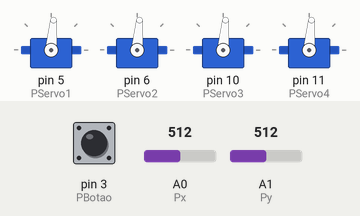
Recording of a sketch running on a simulated Arduino Uno, built with avr-gcc and run on an emulated ATmega328P. Shown: 4 × servo. The inputs (shaded band) are chosen by the test bench; at power-on: A0 (Px) = 512, A1 (Py) = 512, pin 3 (PBotao) HIGH.

Above: at 1.2 s.
1.3 s: A0 (Px) set to 533
At 1.97 s:
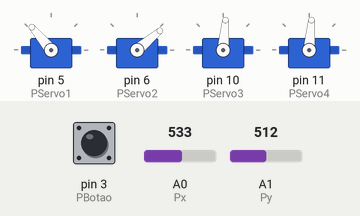
4.3 s: A0 (Px) set to 306
At 4.71 s:
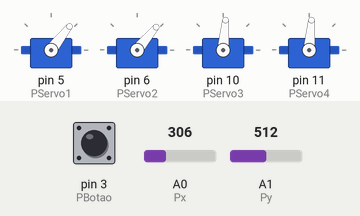
7.3 s: A0 (Px) set to 716
At 10.22 s:
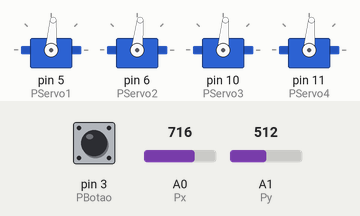
10.3 s: A0 (Px) set to 511
13.3 s: A1 (Py) set to 537
At 15.47 s:
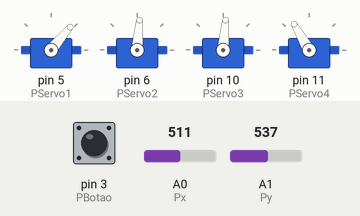
16.3 s: A1 (Py) set to 306
Timing chart, 0 to 22.2 s (numbered marks = the images above; inputs shaded):
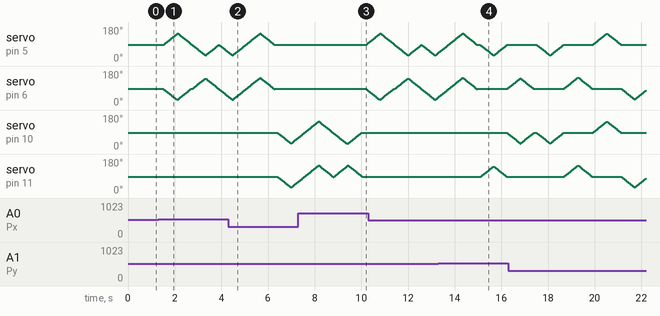

The sketch:

Dancante.ino
```cpp
  #include<Servo.h>

  int PServo1=5; //Definindo os pinos de saída PWM e os relacionando com servos
  int PServo2=6;
  int PServo3=10;
  int PServo4=11;
  int d = 10; //Delay entre cada movimento dos Servos
  int p1, p2, p3, p4; //Grau de inclinação de cada Servo
  int valx=0,valy=0,EstadoB=0; //Armazenamento dos dados da leitura das posições do Joystick
  int Px=A0,Py=A1,PBotao=3; //Atribuindo cada eixo do Joystick a sua respectiva porta

  Servo servo1; // Define os servos como objetos Servo
  Servo servo2;
  Servo servo3;
  Servo servo4;

  //Função de cada passo
  void passo1(){

    for(p3; p3>=30;p3--){
      servo3.write(p3);
      servo4.write(p4--);
      delay(d);
    }

    for(p3; p3<=85;p3++){
      servo3.write(p3);
      servo4.write(p4++);
      delay(d);
    }

    for(p3; p3<=145;p3++){
      servo3.write(p3);
      servo4.write(p4++);
      delay(d);
    }

    for(p3;p3>=85;p3--){
      servo3.write(p3);
      servo4.write(p4--);
      delay(d);
    }

    do{
      if(p3>=30 && p4<=145){
        servo3.write(p3--);
        servo4.write(p4++);
      } else if(p3<30 && p4<=145){
        servo4.write(p4++);
      } else if(p3>=30 && p4>145){
        servo3.write(p3--);
      }
      delay(d);
    }while(p3>=30 || p4<=145);

    do{
      if(p3<=85 && p4>=85){
        servo3.write(p3++);
        servo4.write(p4--);
      } else if(p3>85 && p4>=85){
        servo4.write(p4--);
      } else if(p3<=85 && p4<85){
        servo3.write(p3++);
      }
      delay(d);
    }while(p3<=85 || p4>=85);

    delay(d);
  }

 void passo2(){
    do{
      if(p1<=145 && p2>=30){
        servo1.write(p1++);
        servo2.write(p2--);
      } else if(p1>145 && p2>=30){
        servo2.write(p2--);
      } else if(p1<=145 && p2<30){
        servo1.write(p1++);
      }
      delay(d);
    }while(p1<=145 || p2>=30);

    do{
      if(p1>=85 && p2<=85){
        servo1.write(p1--);
        servo2.write(p2++);
      } else if(p1<85 && p2<=85){
        servo2.write(p2++);
      } else if(p1>=85 && p2>85){
        servo1.write(p1--);
      }
      delay(d);
    }while(p1>=85 || p2<=85);

    do{
      if(p2<=145 && p1>=30){
        servo2.write(p2++);
        servo1.write(p1--);
      } else if(p2>145 && p1>=30){
        servo1.write(p1--);
      } else if(p2<=145 && p2<30){
        servo2.write(p2++);
      } else {
        break;
      }
      delay(d);
    }while(p2<145 || p1>30);

    do{
      if(p2>=85 && p1<=85){
        servo2.write(p2--);
        servo1.write(p1++);
      } else if(p2<85 && p1<=85){
        servo1.write(p1++);
      } else if(p2>=85 && p1>85){
        servo2.write(p2--);
      }
      delay(d);
    }while(p2>=85 || p1<=85);

    for(p1;p1>=30;p1--){
      servo1.write(p1);
      servo2.write(p2--);
      delay(d);
    }

    for(p1;p1<=85;p1++){
      servo1.write(p1);
      servo2.write(p2++);
      delay(d);
    }

    for(p1;p1<=145;p1++){
      servo1.write(p1);
      servo2.write(p2++);
      delay(d);
    }

    for(p1;p1>=85;p1--){
      servo1.write(p1);
      servo2.write(p2--);
      delay(d);
    }
 }

 void passo3(){
    for(p1;p1>=30;p1--){
      servo1.write(p1);
      servo3.write(p3--);
      delay(d);
    }

    for(p1;p1<=85;p1++){
      servo1.write(p1);
      servo3.write(p3++);
      delay(d);
    }

    for(p2;p2<=145;p2++){
      servo2.write(p2);
      servo4.write(p4++);
      delay(d);
    }

    for(p2;p2>=85;p2--){
      servo2.write(p2);
      servo4.write(p4--);
      delay(d);
    }

    for(p1;p1<=145;p1++){
      servo1.write(p1);
      servo3.write(p3++);
      delay(d);
    }

    for(p1;p1>=85;p1--){
      servo1.write(p1);
      servo3.write(p3--);
      delay(d);
    }

    for(p2;p2>=30;p2--){
      servo2.write(p2);
      servo4.write(p4--);
      delay(d);
    }

    for(p2;p2<=85;p2++){
      servo2.write(p2);
      servo4.write(p4++);
      delay(d);
    }
 }

 void passo4(){
    do{
      if(p1>=30 && p4<=145){
        servo1.write(p1--);
        servo4.write(p4++);
      } else if(p1<30 && p4<=145){
        servo4.write(p4++);
      } else if(p1>=30 && p4>145){
        servo1.write(p1--);
      }
      delay(d);
    }while(p1>=30 && p4<=145);

    do{
      if(p1<=85 && p4>=85){
        servo1.write(p1++);
        servo4.write(p4--);
      } else if(p1>85 && p4>=85){
        servo4.write(p4--);
      } else if(p1<=85 && p4<85){
        servo1.write(p1++);
      }
      delay(d);
    }while(p1<=85 && p4>=85);

    do{
      if(p2<=145 && p3>=30){
        servo2.write(p2++);
        servo3.write(p3--);
      } else if(p2>145 && p3>=30){
        servo3.write(p3--);
      } else if(p2<=145 && p3<30){
        servo2.write(p2++);
      }
      delay(d);
    }while(p2<=145 && p3>=30);

    do{
      if(p2>=85 && p3<=85){
        servo2.write(p2--);
        servo3.write(p3++);
      } else if(p2<85 && p3<=85){
        servo3.write(p3++);
      } else if(p2>=85 && p3>85){
        servo2.write(p2--);
      }
      delay(d);
    }while(p2>=85 && p3<=85);
 }

 void lp5(Servo servo, int del){ //Função que será executada para cada servo no passo5.
    servo.write(145);
    delay(del);
    servo.write(85);
    delay(del);
    servo.write(30);
    delay(del);
    servo.write(85);
    delay(del);
 }

 void passo5(){
    lp5(servo1, 600); //Chamando a função lp5 para cada servo.
    lp5(servo2, 600);
    lp5(servo3, 600);
    lp5(servo4, 600);
 }


void setup() {
  Serial.begin(9600); //Iniciando a Interface Serial

  servo1.attach(PServo1); // relaciona cada servo com seu respectivo pino digital
  servo2.attach(PServo2);
  servo3.attach(PServo3);
  servo4.attach(PServo4);

}

void loop() {
    p1 = 85; //Definindo a inclinação inicial de cada servo, em graus.
    p2 = 85;
    p3 = 85;
    p4 = 85;
    servo1.write(p1); //Atribuindo a cada servo sua inclinação inicial.
    servo2.write(p2);
    servo3.write(p3);
    servo4.write(p4);
    valx = analogRead(Px); //Leitura de cada eixo do Joystick
    valy = analogRead(Py);
    EstadoB=digitalRead(PBotao);
    delay(125);
    valx=map(valx,0,1023,0,255); //Transformando o valor lido de cada eixo (0-1023) para um valor no raio de 0-255
    valy=map(valy,0,1023,0,255);
  if(valx<120 && valy>120 && valy <130){ //Verificando a posição de cada eixo do Joystick para que seja realizado seu respectivo passo
    passo1();
  } else if(valx>130 && valy>120 && valy<130){
    passo2();
  } else if(valy<120 && valx>120 && valx<130){
    passo3();
  } else if(valy>130 && valx>120 && valx<130){
    passo4();
  } else if(EstadoB==LOW){
    passo1();
    passo2();
    passo3();
    passo4();
    passo5();
  }

}
```

Measured:
- the behaviour switches between 525 and 526 on A0 (Px) (found by bisection; images 0 and 1)
- the behaviour switches between 525 and 526 on A1 (Py) (found by bisection; images 3 and 4)
- after the input at 4.3 s, servo on pin 5 (PServo1): goes on until 6.3 s, then stays 85°
- after the input at 7.3 s, servo on pin 5 (PServo1): 85° → 94° after 2.9 s; servo on pin 6 (PServo2): 85° → 76° after 2.9 s
- after the input at 13.3 s, servo on pin 10 (PServo3): 85° → 81° after 3.0 s; servo on pin 11 (PServo4): rises from 85° to 140° in 0.55 s, then falls to 85° in 0.58 s
